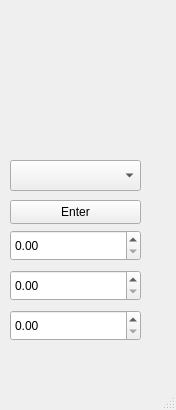
<?xml version="1.0" encoding="UTF-8"?>
<ui version="4.0">
 <class>GDTFasteners</class>
 <widget class="QMainWindow" name="GDTFasteners">
  <property name="geometry">
   <rect>
    <x>0</x>
    <y>0</y>
    <width>176</width>
    <height>410</height>
   </rect>
  </property>
  <property name="windowTitle">
   <string>MainWindow</string>
  </property>
  <widget class="QWidget" name="centralwidget">
   <widget class="QComboBox" name="FixedFloating">
    <property name="geometry">
     <rect>
      <x>10</x>
      <y>160</y>
      <width>131</width>
      <height>31</height>
     </rect>
    </property>
   </widget>
   <widget class="QDoubleSpinBox" name="Tolerance">
    <property name="geometry">
     <rect>
      <x>10</x>
      <y>230</y>
      <width>131</width>
      <height>31</height>
     </rect>
    </property>
   </widget>
   <widget class="QDoubleSpinBox" name="Hole">
    <property name="geometry">
     <rect>
      <x>10</x>
      <y>270</y>
      <width>131</width>
      <height>31</height>
     </rect>
    </property>
   </widget>
   <widget class="QDoubleSpinBox" name="Fastener">
    <property name="geometry">
     <rect>
      <x>10</x>
      <y>310</y>
      <width>131</width>
      <height>31</height>
     </rect>
    </property>
   </widget>
   <widget class="QPushButton" name="Calculatebutton">
    <property name="geometry">
     <rect>
      <x>10</x>
      <y>200</y>
      <width>131</width>
      <height>24</height>
     </rect>
    </property>
    <property name="text">
     <string>Enter</string>
    </property>
   </widget>
  </widget>
  <widget class="QMenuBar" name="menubar">
   <property name="geometry">
    <rect>
     <x>0</x>
     <y>0</y>
     <width>176</width>
     <height>33</height>
    </rect>
   </property>
  </widget>
  <widget class="QStatusBar" name="statusbar"/>
 </widget>
 <resources/>
 <connections/>
</ui>
